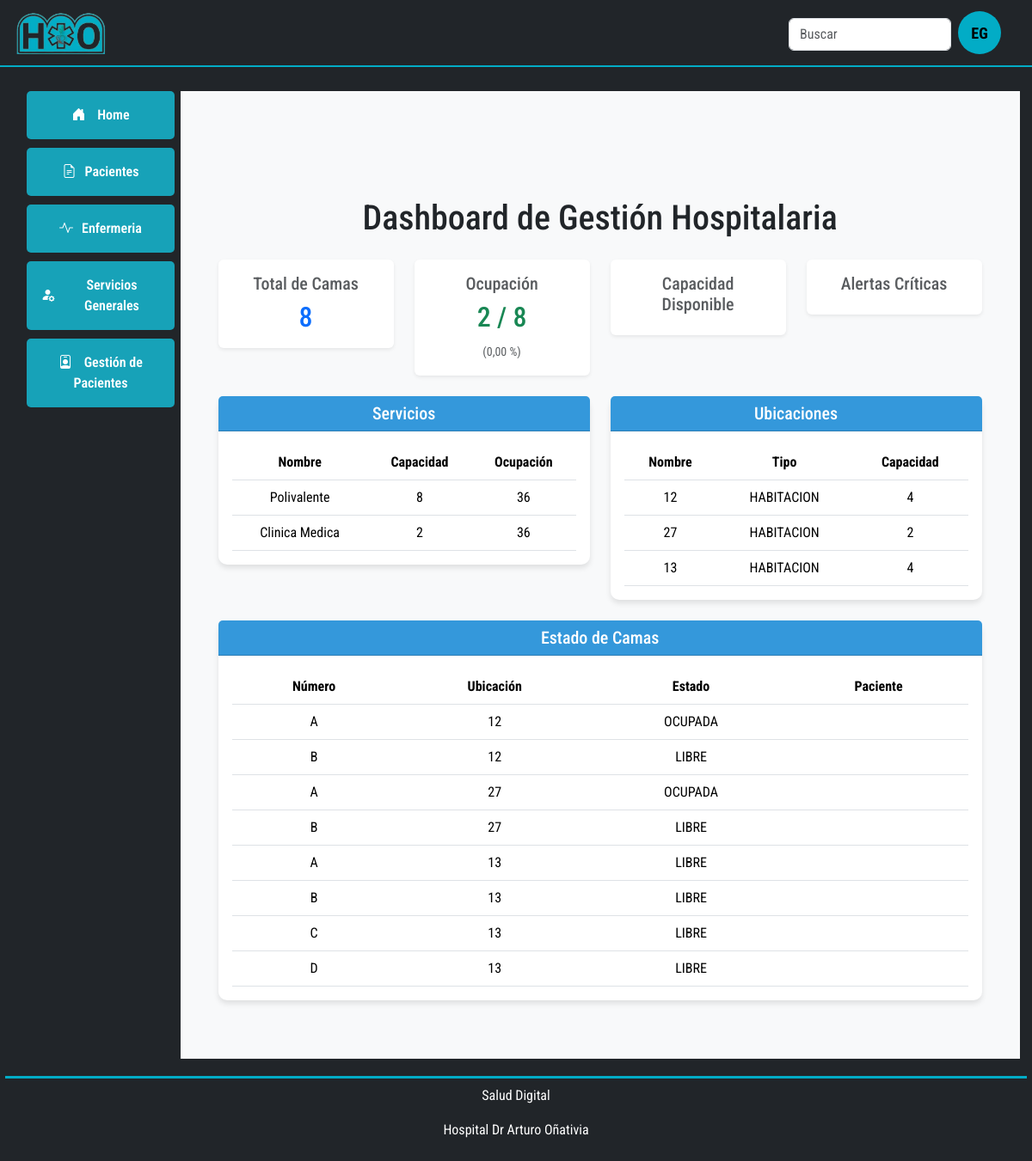
Page /dashboard/ on the earlier database version.
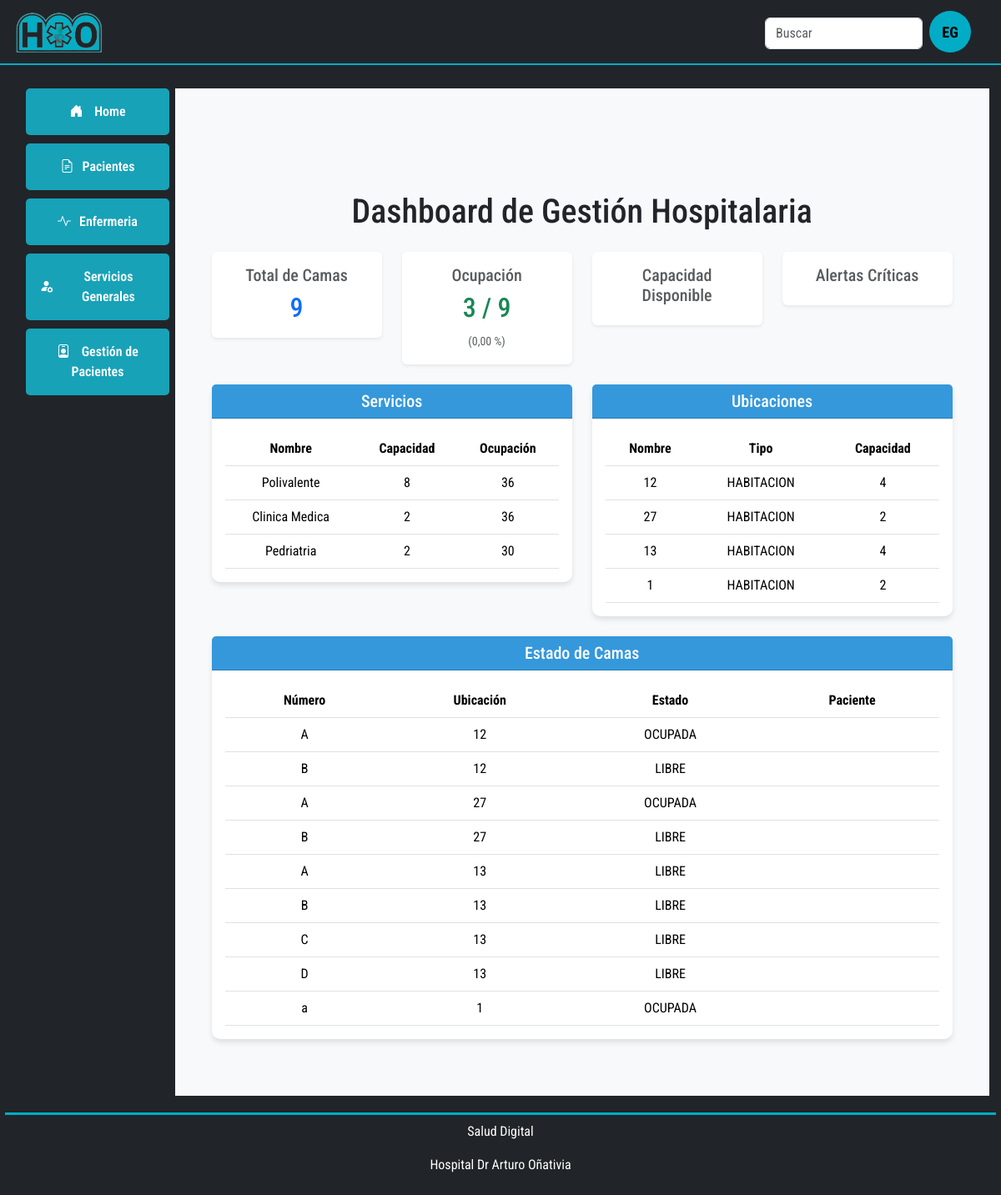
Same page on the later database version.
### gestioncamas/models.py (models this page shows, shortened)
class Servicio(models.Model):
    nombre = models.CharField(max_length=100)
    descripcion = models.TextField()
    color_identificativo = models.CharField(max_length=7)
    orden_visualizacion = models.IntegerField()
    capacidad_total = models.IntegerField()
    nivel_alerta_ocupacion = models.IntegerField()
    activo = models.BooleanField(default=True)
    created_at = models.DateTimeField(auto_now_add=True)
    updated_at = models.DateTimeField(auto_now=True)

class Ubicacion(models.Model):
    TIPO_CHOICES = [("HABITACION", "Habitación"), ("AREA", "Área")]
    servicio = models.ForeignKey(Servicio, on_delete=models.CASCADE)
    nombre = models.CharField(max_length=100)
    tipo = models.CharField(choices=TIPO_CHOICES, max_length=10)
    capacidad = models.IntegerField()
    notas = models.TextField(blank=True)
    activo = models.BooleanField(default=True)
    created_at = models.DateTimeField(auto_now_add=True)
    updated_at = models.DateTimeField(auto_now=True)

class Cama(models.Model):
    ESTADO_CHOICES = [
        ("LIBRE", "Libre"),
        ("OCUPADA", "Ocupada"),
        ("RESERVADA", "Reservada"),
        ("EN_REFACCION", "En Refacción"),
        ("FUERA_DE_SERVICIO", "Fuera de Servicio"),
    ]
    ubicacion = models.ForeignKey(Ubicacion, on_delete=models.CASCADE)
    numero = models.CharField(max_length=20)
    estado = models.CharField(choices=ESTADO_CHOICES, max_length=20)
    notas = models.TextField(blank=True)
    ultima_actualizacion = models.DateTimeField(auto_now=True)
    ultima_limpieza = models.DateTimeField(null=True, blank=True)
    activo = models.BooleanField(default=True)
    created_at = models.DateTimeField(auto_now_add=True)
    updated_at = models.DateTimeField(auto_now=True)

### gestioncamas/views.py (the view)
# urls.py: path("dashboard/", views.Dashbord, name="dashboard"),
def Dashbord(request):
    servicios = Servicio.objects.all()
    total_servicios = servicios.count()
    capacidad_total = 0
    ocupacion_total = 0
    for servicio in servicios:
        ubicaciones = Ubicacion.objects.filter(servicio=servicio)
        capacidad_servicio = sum(ubicacion.capacidad for ubicacion in ubicaciones)
        camas_ocupadas_servicio = sum(Cama.objects.filter(ubicacion=ubicacion, estado="OCUPADA").count() for ubicacion in ubicaciones)
        capacidad_total += capacidad_servicio
        ocupacion_total += camas_ocupadas_servicio
        servicio.capacidad_total = capacidad_servicio
        servicio.ocupacion_total = camas_ocupadas_servicio
    nivel_ocupacion = round((ocupacion_total / capacidad_total) * 100, 2) if capacidad_total != 0 else 0
    ubicaciones = Ubicacion.objects.all()
    total_ubicaciones = ubicaciones.count()
    habitaciones = ubicaciones.filter(tipo="HABITACION").count()
    area = ubicaciones.filter(tipo="AREA").count()
    camas = Cama.objects.all()
    total_camas = camas.count()
    camas_ocupadas = camas.filter(estado="OCUPADA").count()
    camas_disponibles = total_camas - camas_ocupadas
    context = {
        "total_servicios": total_servicios,
        "capacidad_total": capacidad_total,
        "ocupacion_total": ocupacion_total,
        "nivel_ocupacion": nivel_ocupacion,
        "total_camas": total_camas,
        "camas_ocupadas": camas_ocupadas,
        "camas_disponibles": camas_disponibles,
        "servicios": servicios,
        "camas": camas,
        "ubicaciones": ubicaciones,
    }
    return render(request, "gestioncamas/dashboard.html", context)

### gestioncamas/templates/gestioncamas/dashboard.html (shortened to what this page needs)
{% extends 'base.html' %}
{% block main_content %}
    <div class="main-content">
        <h1 class="mb-4">Dashboard de Gestión Hospitalaria</h1>
        <div class="row mb-4">
            <div class="col-md-3">
                <div class="card shadow-sm border-light rounded">
                    <div class="card-body">
                        <h5 class="card-title text-muted">Total de Camas</h5>
                        <h2 class="card-text text-primary">{{ total_camas }}</h2>
                    </div>
                </div>
            </div>
            <div class="col-md-3">
                <div class="card shadow-sm border-light rounded">
                    <div class="card-body">
                        <h5 class="card-title text-muted">Ocupación</h5>
                        <h2 class="card-text text-success">{{ ocupacion_total }} / {{ total_camas }}</h2>
                        <small class="text-muted">
                            {% if total_camas %}
                                {% with ocupacion_percentage=ocupacion_total|divisibleby:total_camas %}
                                    {% if total_camas != 0 %}
                                        ({{ ocupacion_percentage|floatformat:2 }} %)
                                    {% else %}
                                        No disponible
                                    {% endif %}
                                {% endwith %}
                            {% else %}
                                No disponible
                            {% endif %}
                        </small>
                    </div>
                </div>
            </div>
            <div class="col-md-3">
                <div class="card shadow-sm border-light rounded">
                    <div class="card-body">
                        <h5 class="card-title text-muted">Capacidad Disponible</h5>
                    </div>
                </div>
            </div>
            <div class="col-md-3">
                <div class="card shadow-sm border-light rounded">
                    <div class="card-body">
                        <h5 class="card-title text-muted">Alertas Críticas</h5>
                    </div>
                </div>
            </div>
        </div>
        <div class="row">
            <div class="col-md-6 mb-4">
                <div class="card">
                    <div class="card-header">
                        <h5 class="card-title mb-0">Servicios</h5>
                    </div>
                    <div class="card-body">
                        <table class="table">
                            <thead>
                                <tr>
                                    <th>Nombre</th>
                                    <th>Capacidad</th>
                                    <th>Ocupación</th>
                                </tr>
                            </thead>
                            <tbody>
                                {% for servicio in servicios %}
                                <tr>
                                    <td>{{ servicio.nombre }}</td>
                                    <td>{{ servicio.capacidad_total }}</td>
                                    <td>{{ servicio.nivel_alerta_ocupacion }}</td>
                                </tr>
                                {% endfor %}
                            </tbody>
                        </table>
                    </div>
                </div>
            </div>
            <div class="col-md-6 mb-4">
                <div class="card">
                    <div class="card-header">
                        <h5 class="card-title mb-0">Ubicaciones</h5>
                    </div>
                    <div class="card-body">
                        <table class="table">
                            <thead>
                                <tr>
                                    <th>Nombre</th>
                                    <th>Tipo</th>
                                    <th>Capacidad</th>
                                </tr>
                            </thead>
                            <tbody>
                                {% for ubicacion in ubicaciones %}
                                <tr>
                                    <td>{{ ubicacion.nombre }}</td>
                                    <td>{{ ubicacion.tipo }}</td>
                                    <td>{{ ubicacion.capacidad }}</td>
                                </tr>
                                {% endfor %}
                            </tbody>
                        </table>
                    </div>
                </div>
            </div>
        </div>
        <div class="row">
            <div class="col-12 mb-4">
                <div class="card">
                    <div class="card-header">
                        <h5 class="card-title mb-0">Estado de Camas</h5>
                    </div>
                    <div class="card-body">
                        <table class="table">
                            <thead>
                                <tr>
                                    <th>Número</th>
                                    <th>Ubicación</th>
                                    <th>Estado</th>
                                    <th>Paciente</th>
                                </tr>
                            </thead>
                            <tbody>
                                {% for cama in camas %}
                                <tr>
                                    <td>{{ cama.numero }}</td>
                                    <td>{{ cama.ubicacion.nombre }}</td>
                                    <td>{{ cama.estado }}</td>
                                    <td>{{ cama.paciente.nombre_completo }}</td>
                                </tr>
                                {% endfor %}
                            </tbody>
                        </table>
                    </div>
                </div>
            </div>
        </div>
    </div>
{% endblock %}

### templates/base.html (shortened to what this page needs)
{% load static %}
<!DOCTYPE html>
<html lang="en">
  <head>
    <link
      href="https://cdn.jsdelivr.net/npm/bootstrap@5.3.3/dist/css/bootstrap.min.css"
      rel="stylesheet"
    />
    <link
      rel="stylesheet"
      href="https://cdn.jsdelivr.net/npm/bootstrap-icons@1.11.3/font/bootstrap-icons.min.css"
    />
    <link rel="stylesheet" href="{% static 'css/style.css' %}" />
  </head>
  <body class="bg-dark">
    <nav
      class="navbar navbar-dark bg-dark navbar-expand-lg fixed-top custom-border-bottom mr-1"
    >
      <div class="container-fluid">
        <a class="navbar-brand" href="#"
          ><img
            src="{% static 'imagenes/icono.png' %}"
            alt=""
            size="100"
            height="50"
        /></a>
        <div
          class="offcanvas offcanvas-end text-bg-dark"
          tabindex="-1"
          id="offcanvasDarkNavbar"
          aria-labelledby="offcanvasDarkNavbarLabel"
        >
          <div class="offcanvas-body">
            <ul class="navbar-nav justify-content-end flex-grow-1 pe-3">
              <li>
                <form class="d-flex" role="search">
                  <input
                    class="form-control mt-2 mr-2 d-none d-lg-block"
                    type="search"
                    placeholder="Buscar"
                    aria-label="Search"
                  />
                </form>
              </li>
              <li class="nav-item mx-lg-2 d-lg-block d-none">
                <div class="user-circle">
                  <span id="userInitials" class="user-initials">EG</span>
                </div>
              </li>
            </ul>
          </div>
        </div>
      </div>
    </nav>
    <main class="main-content">
      <div class="row max-expanded-width mg-auto flex-grow">
        <div
          class="menu col-sm-3 col-lg-2 bg-dark d-none d-sm-block text-center align-items-center"
        >
          <div class="box align-items-center justify-content-center">
            <a
              href="{% url 'home' %}"
              class="text-decoration-none text-white w-100"
            >
              <i class="bi bi-house-door-fill"></i> Home
            </a>
          </div>
          <div
            class="box align-items-center justify-content-center"
            id="Servicios"
            onclick="submenu('subServicios')"
          >
            <i class="bi bi-file-earmark-text"></i> Pacientes
          </div>
          <div
            class="box align-items-center justify-content-center w-100"
            id="Enfermeria"
            onclick="submenu('subEnfermeria')"
          >
            <i class="bi bi-activity"></i> Enfermeria
          </div>
          <div
            class="box align-items-center justify-content-center w-100"
            id="serviciosGenerales"
            onclick="submenu('subServiciosGenerales')"
          >
            <i class="bi bi-person-fill-gear"></i> Servicios Generales
          </div>
          <div class="box align-items-center justify-content-center w-100">
            <a href="" class="text-decoration-none text-white">
              <i class="bi bi-person-badge"></i> Gestión de Pacientes
            </a>
          </div>
        </div>
        <div
          class="contenido-principal col-sm-9 col-lg-10 bg-light align-items-center"
        >
          <div class="row max-expanded-width mg-auto flex-grow text-center">
            <div class="container p-4">
              {% block main_content %} {% endblock %}
            </div>
          </div>
        </div>
      </div>
    </main>
    <footer class="bg-dark text-center">
      <div class="text-white">
        <p>Salud Digital</p>
        <p>Hospital Dr Arturo Oñativia</p>
      </div>
    </footer>
  </body>
</html>

### static/css/style.css (style rules this page uses)
html, body { height: 100%; margin: 0.2rem; font-family: "Roboto Condensed", sans-serif; }
body { display: flex; flex-direction: column; }
main { flex-grow: 1; display: flex; flex-direction: column; }
.row.max-expanded-width { flex-grow: 1; display: flex; }
.col-sm-3, .col-lg-2 { height: 100%; }
.box { width: 100%; padding: 1rem; background-color: #17a2b8; color: white; margin-left: 5px; border-radius: 5px; margin-bottom: 10px; font-size: 1rem; font-weight: 600; text-align: center; cursor: pointer; display: flex; align-items: center; justify-content: center; transition: background-color 0.3s ease; }
.box i { margin-right: 10px; }
footer { padding: 0.5rem; margin: 0; border-top: solid 3px #02ACC6; }
.main-content { margin-top: 5rem; }
.custom-border-bottom { border-bottom: 2px solid #02ACC6; }
.user-circle { width: 50px; height: 50px; border-radius: 50%; background-color: #02ACC6; display: flex; justify-content: center; align-items: center; font-size: 20px; color: black; font-weight: bold; cursor: pointer; }
.user-initials { text-transform: uppercase; font-size: 18px; }

### gestioncamas/templates/gestioncamas/dashboard.html (style rules this page uses)
.main-content { padding: 20px; }
.card { border: none; border-radius: 10px; box-shadow: 0 4px 6px rgba(0, 0, 0, 0.1); transition: all 0.3s; }
.card-header { background-color: #3498db; color: white; border-top-left-radius: 10px; border-top-right-radius: 10px; }
.table { margin-bottom: 0; }
.table th { border-top: none; }

Differences in the rows shown:
added Servicio: nombre "Pedriatria", capacidad_total "2", nivel_alerta_ocupacion "30"
added Ubicacion: nombre "1", tipo "HABITACION", capacidad "2"
added Cama: numero "a", ubicacion.nombre "1", estado "OCUPADA"
Other differences:
{{ total_camas }}: "8" → "9"
{{ ocupacion_total }}: "2" → "3"
